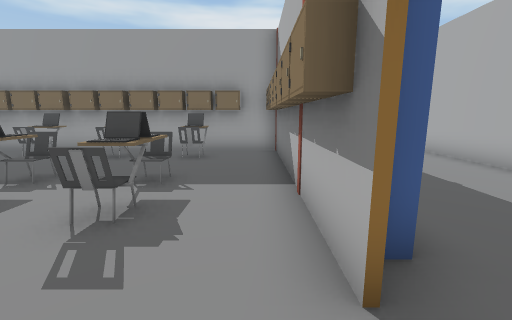
View 1 (above)

24 first-person views from a walk through a 3-D level made in the Unity game engine. The camera is 1.3 m above the floor, tilts 10° down and sees 90° across. Doors are open. The floor is counted in squares, 1 m on a side. Each view is taken from the middle of a square. On the plan, view 1 faces up. The plan holds only what a view shows up to about 13 squares ahead; the rest is blank. The place goes on beyond the plan. The player is left out. Some surface patterns are stand-ins.

View 2
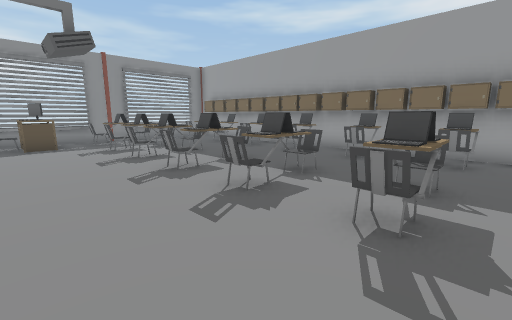

View 3
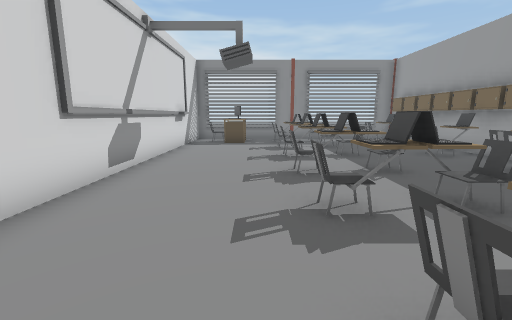

View 4
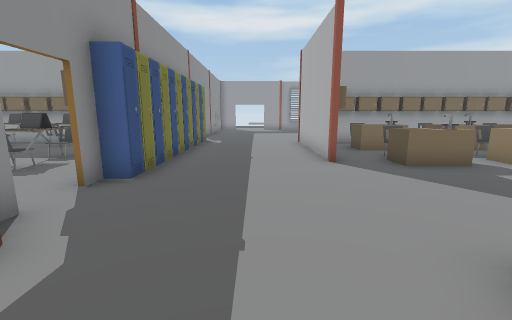

View 5
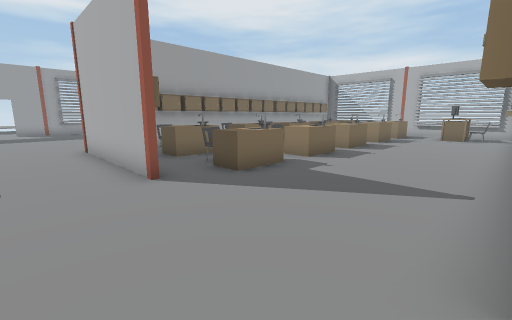

View 6
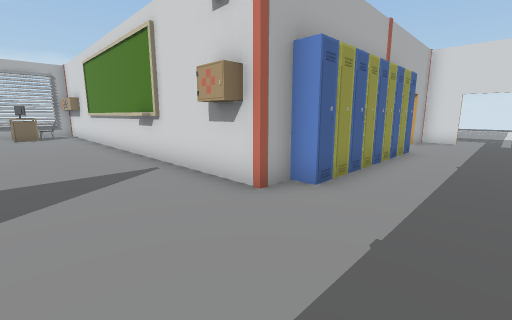

View 7
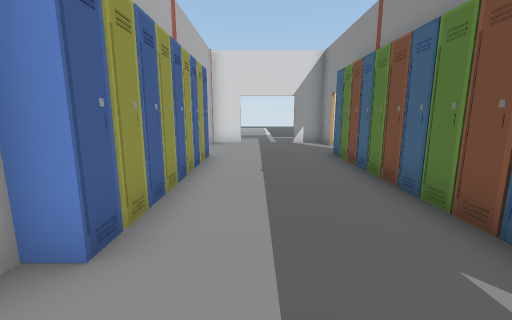

View 8
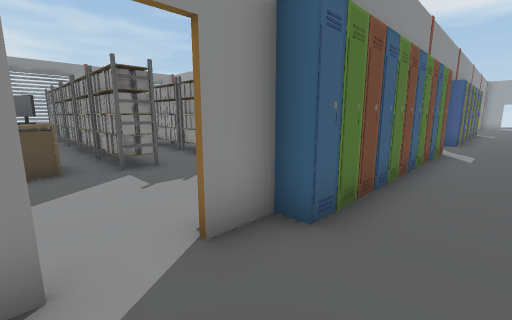

View 9
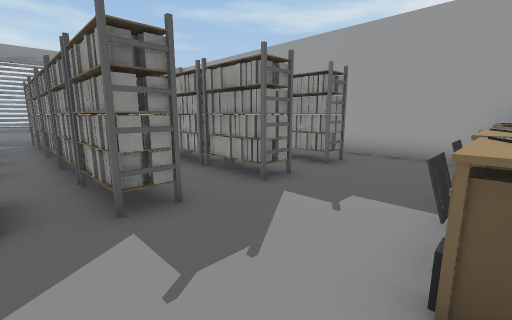

View 10
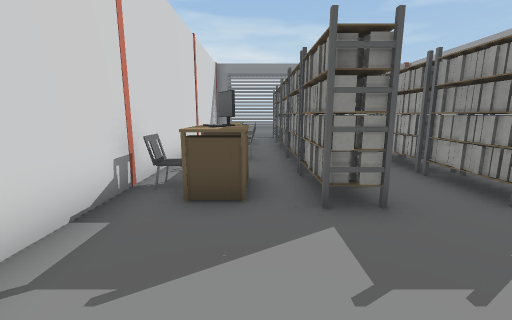

View 11
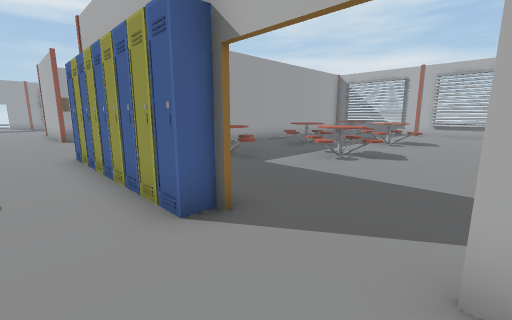

View 12
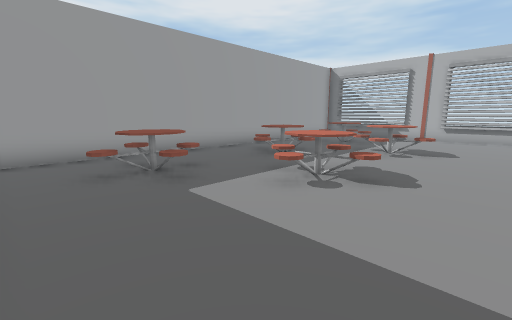

View 13
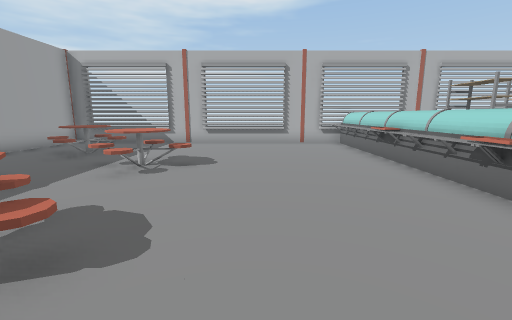

View 14
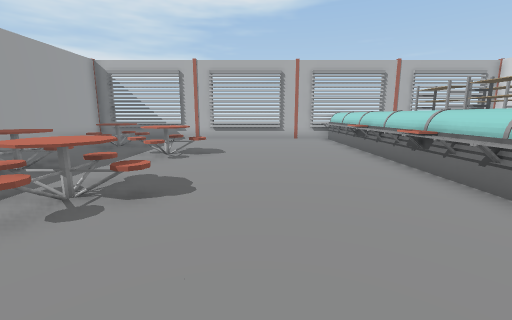

View 15
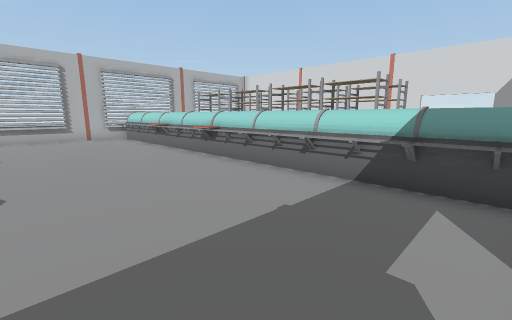

View 16
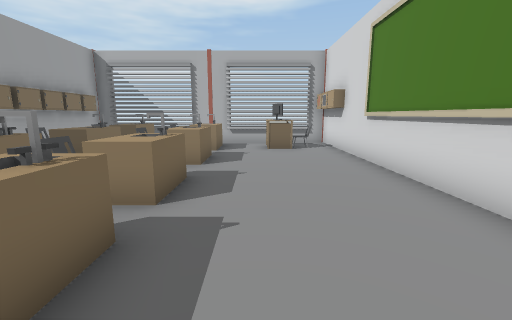

View 17
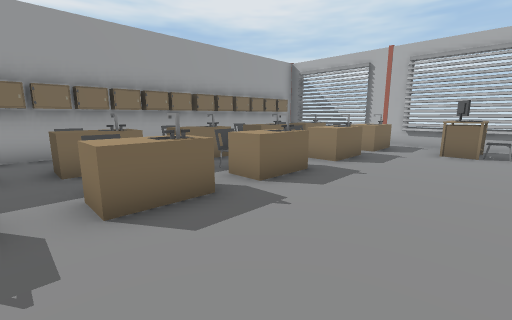

View 18
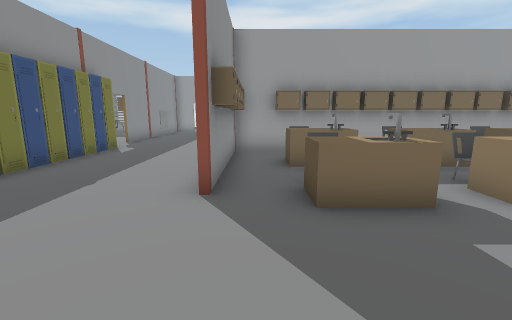

View 19
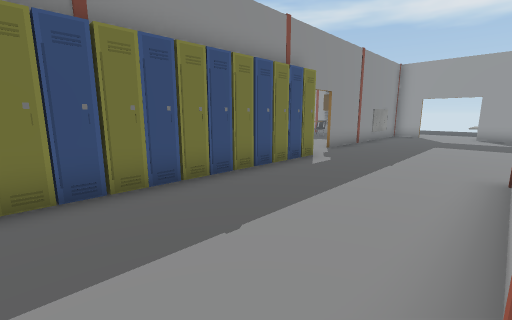

View 20
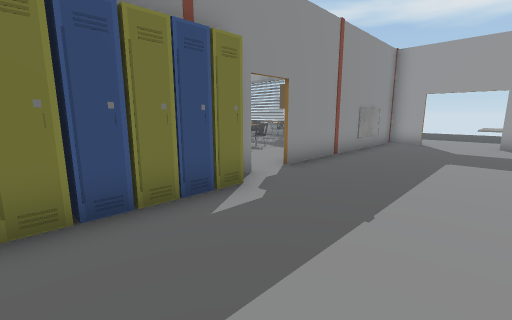

View 21
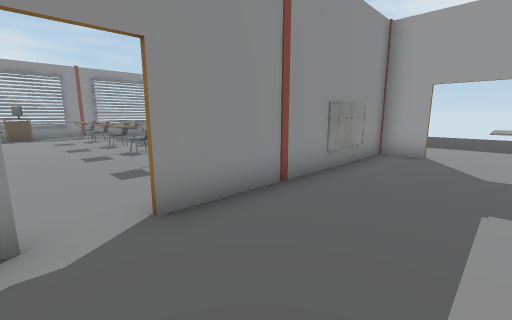

View 22
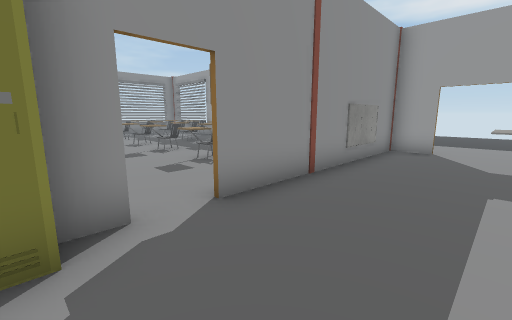

View 23
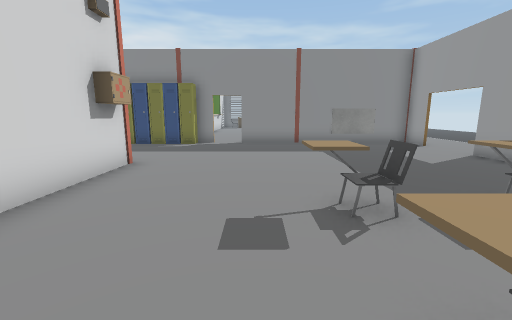

View 24
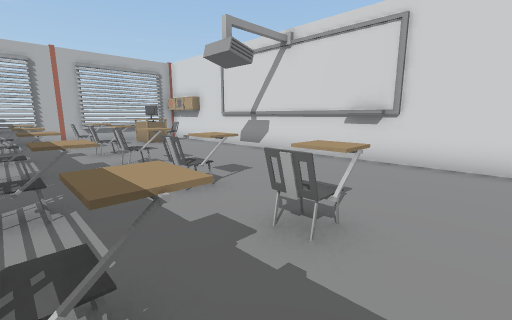

### Floor plan
Key: @ floor where view 1 was taken; # wall or solid block; . main floor; : floor 1 m higher than the main floor; D open door; C chair; L laptop; T table; M computer; R rack; H thing the floor can be seen under or through; O other object.
Columns run from 15 left of view 1 to 22 right of it. Each row starts with its distance up from view 1.
 18                  .......
 17        O.OO O    ........C.C..C.C..O.#
 16       .OOOO.O.   .......CC.C..C.CC.O.#
 15     OO.C..C....  ........C.C  C.CC...#
 14     OO.CCCC.C..  .......CC.C..C.CC.O.#
 13    ............OO....................#
 12  OT............ H..................O
 11  OT............ H..................
 10  O ########### #O....###..#######..O
  9  OOOOOOOOOOOOOOOO....O.OOOOOOOOOOOOOO#
  8  O OO.C.C.CC.C.OO....O.O..O  O  O  O.#
  7    ............OO....O.TT.TT TT TT TT#
  6   .............OO....O...... ..      #
  5   .OO.COO....C.OO....O.C..O..C  O  O #
  4 #COC.C:LCLLL.L.OO......TT.TT.TT.TT.TT#
  3 #C.C..C.C.CC.C.OO....................#
  2 #..............OO....................#
  1 #OT................................MT#
  0 #O.............@#..................O.#
 -1 ############## #O....##############OO#
 -2          ...... O....O...............#
 -3      OO   RR...OO....O..TT...T....T..#
 -4      OO   RR...OO....O.TTTT.TTT..TTT.#
 -5       ......... O....O..TT...T....T..#
 -6      OORRRRR...OO....O.....T...TT....#
 -7 #        .....C O....O....TTT.TTTT...#
 -8 #RRRRRR   RR...TO....O.....T...TT....#
 -9 #RRRRRRRRRRR....#....D...............#
-10 #..OO..OO.MT.........D...............#
-11   OOOOOOO.OT....DD...D...............#
-12   ########C### ###DD##...............#
-13                   ..  ...............#
-14                   ..  OOOOOOOOOOOOOOO#

Positions as (right, up) in squares from view 1, and headings:
1: (0, 0), facing up
2: (-1, 0), facing up-left
3: (-1, 2), facing left
4: (4, -3), facing up
5: (4, -1), facing up-right
6: (3, 2), facing down-right
7: (4, 0), facing down
8: (3, -11), facing up-left
9: (0, -10), facing up-left
10: (0, -10), facing left
11: (4, -11), facing up-right
12: (7, -10), facing up-right
13: (10, -10), facing right
14: (8, -10), facing right
15: (7, -9), facing down-right
16: (10, 2), facing right
17: (10, 0), facing up-right
18: (7, 0), facing up
19: (6, 3), facing up-left
20: (5, 7), facing up-left
21: (4, 11), facing up-left
22: (4, 10), facing up-left
23: (13, 13), facing left
24: (8, 17), facing down-right
